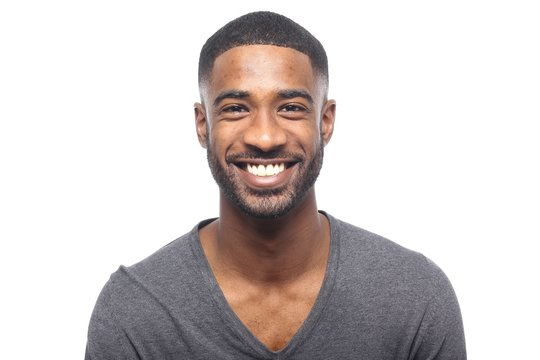
#> input picture test_face.jpg, 540 x 360 px, given in place of the camera
$ python debug_face.py
#> lines starting #> are read from the running program, lines starting #| are printed output that depends on the picture; after the words box and inside, x2 and y2 are one past the last pixel; in counts of white or black regions, pixels touching at a corner belong together
#!/usr/bin/env python3
"""
Face Detection Debug Tool
Test face detection and recognition
"""

import cv2
import numpy as np
import os
import sys

# Add current directory to path
sys.path.append(os.path.dirname(os.path.abspath(__file__)))

def test_face_detection():
    """Test basic face detection"""
    print("🔍 FACE DETECTION DEBUG")
    print("=" * 50)

    # Initialize camera
    cap = cv2.VideoCapture(0)
    if not cap.isOpened():
        print("❌ Error: Could not open camera")
        return

    # Load face cascade
    face_cascade = cv2.CascadeClassifier(cv2.data.haarcascades + 'haarcascade_frontalface_default.xml')
    if face_cascade.empty():
        print("❌ Error: Could not load face cascade")
        return

    print("✅ Camera and face cascade loaded")
    print("📹 Press 'q' to quit, 's' to save current frame")
    print("🔍 Look at the camera and move around to test detection")
    print()

    frame_count = 0
    detection_count = 0

    while True:
        ret, frame = cap.read()
#> frame is the input picture: shape (360, 540, 3); mean B, G, R 202.6, 204, 211
        if not ret:
            print("❌ Failed to read frame")
            continue

        frame_count += 1

        # Convert to grayscale
        gray = cv2.cvtColor(frame, cv2.COLOR_BGR2GRAY)
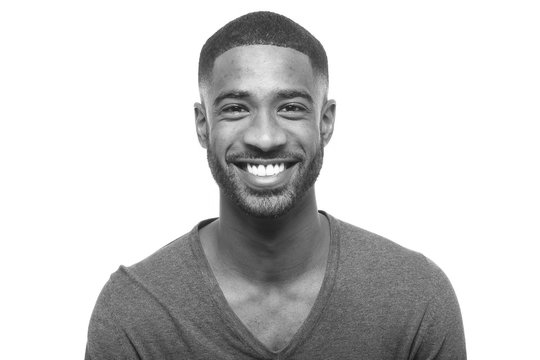
#> gray: shape (360, 540); min 20, max 255, mean 205.9

        # Enhance for better detection
        gray = cv2.equalizeHist(gray)
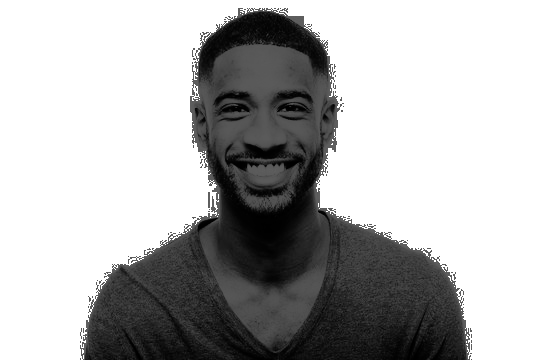
#> gray: shape (360, 540); min 0, max 255, mean 178.4
        gray = cv2.bilateralFilter(gray, 9, 75, 75)

        # Detect faces with multiple parameters
        faces1 = face_cascade.detectMultiScale(
            gray,
            scaleFactor=1.05,
            minNeighbors=3,
            minSize=(50, 50),
            maxSize=(600, 600),
            flags=cv2.CASCADE_SCALE_IMAGE
        )
#> faces1 = [[189, 50, 149, 149]]

        faces2 = face_cascade.detectMultiScale(
            gray,
            scaleFactor=1.1,
            minNeighbors=5,
            minSize=(40, 40),
            maxSize=(500, 500)
        )
#> faces2 = [[187, 48, 153, 153]]

        # Combine results
        all_faces = list(faces1) + list(faces2)
#> all_faces = [[189, 50, 149, 149], [187, 48, 153, 153]]

        # Remove duplicates
        filtered_faces = []
        for face in all_faces:
            x, y, w, h = face
            is_duplicate = False
            for existing in filtered_faces:
                ex, ey, ew, eh = existing
                if (abs(x - ex) < 30 and abs(y - ey) < 30 and
                    abs(w - ew) < 30 and abs(h - eh) < 30):
                    is_duplicate = True
                    break
            if not is_duplicate:
                filtered_faces.append(face)
#> this loop made 2 passes
#> after the loop, filtered_faces = [[189, 50, 149, 149]]

        faces = filtered_faces
#> faces = [[189, 50, 149, 149]]

        if len(faces) > 0:
            detection_count += 1

        # Draw rectangles around faces
        for (x, y, w, h) in faces:
            cv2.rectangle(frame, (x, y), (x+w, y+h), (0, 255, 0), 2)
            cv2.putText(frame, f"{w}x{h}", (x, y-10),
                       cv2.FONT_HERSHEY_SIMPLEX, 0.5, (0, 255, 0), 1)
#> this loop made 1 pass
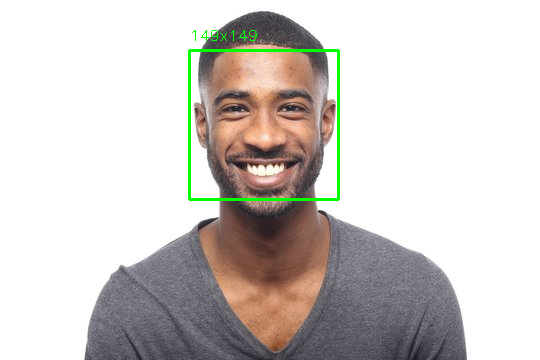
#> frame: shape (360, 540, 3); 1% of pixels changed, all inside (x1, y1, x2, y2) = (188, 30, 340, 201)

        # Show stats
        detection_rate = (detection_count / frame_count) * 100 if frame_count > 0 else 0
        status = f"Faces: {len(faces)} | Frames: {frame_count} | Detection Rate: {detection_rate:.1f}%"
        cv2.putText(frame, status, (10, 30),
                   cv2.FONT_HERSHEY_SIMPLEX, 0.7, (255, 255, 255), 2)
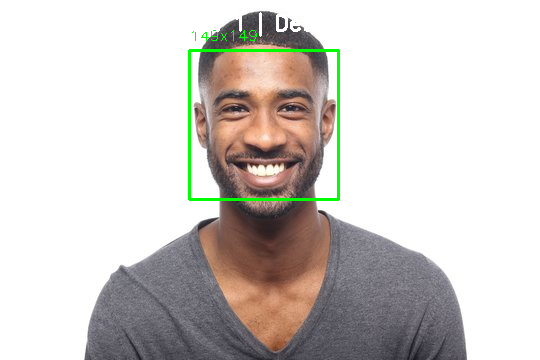
#> frame: shape (360, 540, 3); 0.21% of pixels changed, all inside (x1, y1, x2, y2) = (194, 12, 318, 37)

        # Show frame
        cv2.imshow('Face Detection Debug', frame)

        # Handle keys
        key = cv2.waitKey(1) & 0xFF
#> (key q is pressed here)
        if key == ord('q'):
            break
        elif key == ord('s'):
            filename = f"debug_frame_{frame_count}.jpg"
            cv2.imwrite(filename, frame)
            print(f"💾 Saved frame as {filename}")

    cap.release()
    cv2.destroyAllWindows()

    print(f"\n📊 Final Stats:")
    print(f"   Total frames: {frame_count}")
    print(f"   Frames with faces: {detection_count}")
    print(f"   Detection rate: {detection_rate:.1f}%")

    if detection_rate < 50:
        print("\n⚠️  Low detection rate. Try:")
        print("   - Better lighting")
        print("   - Face the camera directly")
        print("   - Move closer to camera")
        print("   - Remove glasses/hat if wearing")

def test_face_recognition():
    """Test face recognition with known faces"""
    print("\n🧠 FACE RECOGNITION DEBUG")
    print("=" * 50)

    try:
        from memory import get_all_faces
        known_faces = get_all_faces()
        print(f"✅ Loaded {len(known_faces)} known faces:")
        for name in known_faces.keys():
            print(f"   - {name}")

        if len(known_faces) == 0:
            print("⚠️  No known faces found. Add some faces first.")

    except Exception as e:
        print(f"❌ Error loading faces: {e}")

if __name__ == "__main__":
    try:
        test_face_detection()
        test_face_recognition()
    except KeyboardInterrupt:
        print("\n👋 Debug session ended")
    except Exception as e:
        print(f"\n❌ Error: {e}")
